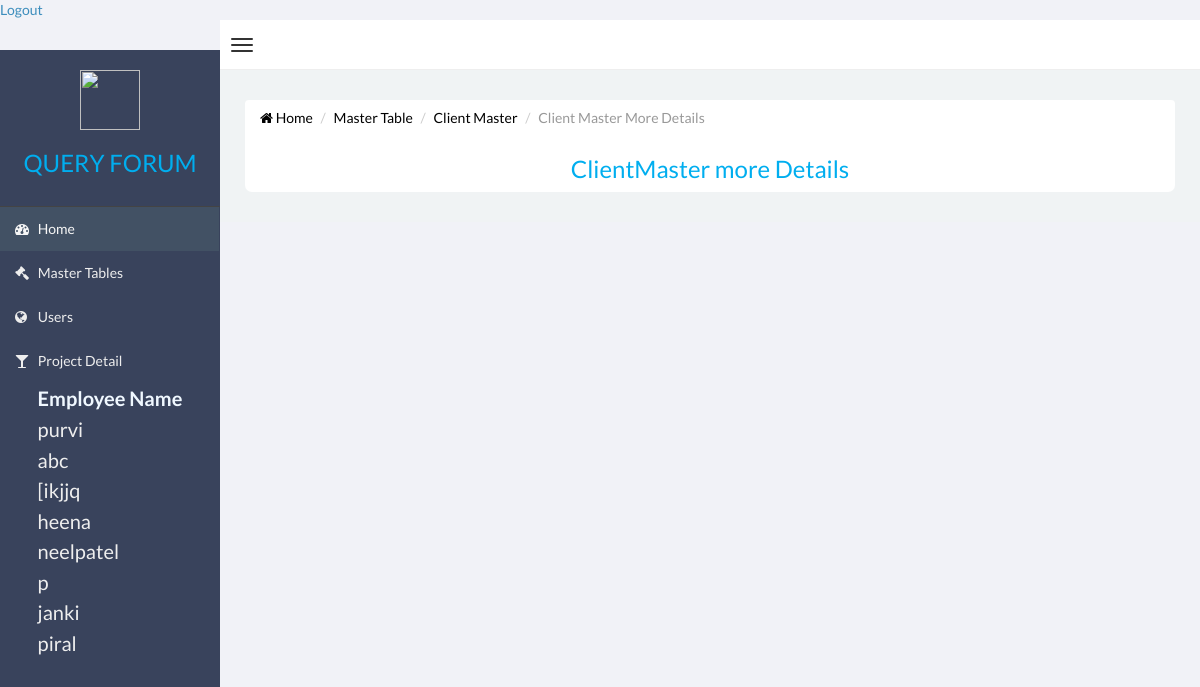
The page /web/Master/clientmastermore.php on the database its author committed.
### tables this page shows
CREATE TABLE `employeemaster` (
  `EmployeeId` int(11) NOT NULL,
  `EmployeeName` varchar(20) NOT NULL,
  `Address` text NOT NULL,
  `ContactNo` int(11) NOT NULL,
  `CityId` int(11) NOT NULL,
  `UserName` varchar(20) NOT NULL
);

### web/Master/clientmastermore.php (the view, shortened to what this page needs)
<!DOCTYPE html PUBLIC "-//W3C//DTD XHTML 1.0 Transitional//EN" "http://www.w3.org/TR/xhtml1/DTD/xhtml1-transitional.dtd">
<html xmlns="http://www.w3.org/1999/xhtml">
<head>
	<link rel="stylesheet" type="text/css" href="css/admin.css">
    <link href="css/bootstrap.min.css" rel="stylesheet" type="text/css" />
    <link href="css/font-awesome.min.css" rel="stylesheet" type="text/css" />
    <link href="css/ionicons.min.css" rel="stylesheet" type="text/css" />
    <link href="css/morris/morris.css" rel="stylesheet" type="text/css" />
    <link href="css/jvectormap/jquery-jvectormap-1.2.2.css" rel="stylesheet" type="text/css" />
    <link href="css/datepicker/datepicker3.css" rel="stylesheet" type="text/css" />
    <link href="css/daterangepicker/daterangepicker-bs3.css" rel="stylesheet" type="text/css" />
    <link href="css/iCheck/all.css" rel="stylesheet" type="text/css" />
    <link href="css/style.css" rel="stylesheet" type="text/css" />
</head>
 <body class="skin-black   ">
        <header class="header">
           <a href="../employee/login.php">Logout</a>
            <nav class="navbar navbar-static-top" role="navigation">
                <a href="#" class="navbar-btn sidebar-toggle" data-toggle="offcanvas" role="button">
                    <span class="icon-bar"></span>
                    <span class="icon-bar"></span>
                    <span class="icon-bar"></span>
                </a>
                    </nav>
                </header>
                <div class="wrapper row-offcanvas row-offcanvas-left">
                    <aside class="left-side sidebar-offcanvas">
                        <section class="sidebar">
							<div class="row logomargin">
							<center>
							<img src="image/logo.png" height="60px" width="60px" />
								<h3 class="logofont">QUERY FORUM</h3>
							</center>
							</div>
                            <ul class="sidebar-menu">
                                <li class="active">
                                    <a href="../index.php">
                                        <i class="fa fa-dashboard"></i> <span>Home</span>
                                    </a>
                                </li>
                                <li>
                                    <a href="mainmasterpage.php">
                                        <i class="fa fa-gavel"></i> <span>Master Tables</span>
                                    </a>
                                </li>
                                <li>
                                    <a href="../user/mainuserpage.php">
                                        <i class="fa fa-globe"></i> <span>Users</span>
                                    </a>
                                </li>
                                <li>
                                    <a href="../project/mainprojectpage.php">
                                        <i class="fa fa-glass"></i> <span>Project Detail</span>
                                     </a>
                                </li>
                            </ul>
                            <?php
							$qry = mysql_query("select EmployeeId,EmployeeName from employeemaster");
							echo "<center>";
							echo "<table>";
							echo "<th class='font'>Employee Name</th>";
							if($qry)
	  {
	     while($rw=mysql_fetch_assoc($qry))
		 {
		 extract($rw);
		 echo "<tr><td class='font'><a href='#' onclick=showPopup($EmployeeId,'".$EmployeeName."');>$EmployeeName</a></td></tr>";
		 }
	  }
							echo "</table>";
							echo "</center>";
							?>
                        </section>
                    </aside>
                    <aside class="right-side">
<section class="content">
	<div class="row bgwhite margin">
		<ul class="breadcrumb">
                                <li><a href="../index.php"><i class="fa fa-home"></i> Home</a></li>
                                <li><a href="mainmasterpage.php">Master Table</a></li>
								<li><a href="clientmaster.php">Client Master</a></li>
								<li class="logofont active">Client Master More Details</li>
      </ul>
		<center><h3 class="logofont">ClientMaster more Details</h3></center>
	</div>
</section>
        </div>
</body>
</html>

### web/Master/css/admin.css (style rules this page uses)
.logomargin { margin-top:20px; margin-bottom:20px; }
.logofont { color:#00AEEF; }
.margin { margin-left:30px; margin-right:30px; border-radius:7px; }
.bgwhite { background:#FFFFFF; }
.font { font-size:20px; color: aliceblue; }

### rows shown on the page
employeemaster: EmployeeName "purvi"
employeemaster: EmployeeName "abc"
employeemaster: EmployeeName "[ikjjq"
employeemaster: EmployeeName "heena"
employeemaster: EmployeeName "neelpatel"
employeemaster: EmployeeName "p"
employeemaster: EmployeeName "janki"
employeemaster: EmployeeName "piral"
